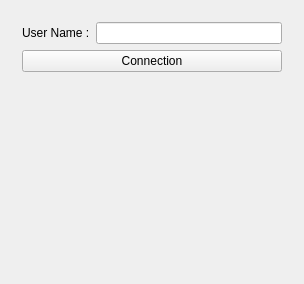
<?xml version="1.0" encoding="UTF-8"?>
<ui version="4.0">
 <class>Widget</class>
 <widget class="QWidget" name="Widget">
  <property name="geometry">
   <rect>
    <x>0</x>
    <y>0</y>
    <width>304</width>
    <height>284</height>
   </rect>
  </property>
  <property name="windowTitle">
   <string>My_Msn</string>
  </property>
  <layout class="QVBoxLayout" name="verticalLayout">
   <item>
    <widget class="QStackedWidget" name="stackedWidget">
     <property name="currentIndex">
      <number>1</number>
     </property>
     <widget class="QWidget" name="page">
      <layout class="QVBoxLayout" name="verticalLayout_2">
       <item>
        <widget class="QTextEdit" name="textEdit">
         <property name="enabled">
          <bool>true</bool>
         </property>
         <property name="readOnly">
          <bool>true</bool>
         </property>
        </widget>
       </item>
       <item>
        <layout class="QHBoxLayout" name="horizontalLayout">
         <item>
          <widget class="QLineEdit" name="lineEdit"/>
         </item>
         <item>
          <widget class="QPushButton" name="pushButton_send">
           <property name="text">
            <string>Envoyer</string>
           </property>
          </widget>
         </item>
        </layout>
       </item>
      </layout>
      <zorder>textEdit</zorder>
      <zorder></zorder>
     </widget>
     <widget class="QWidget" name="page_2">
      <layout class="QVBoxLayout" name="verticalLayout_3">
       <item>
        <layout class="QHBoxLayout" name="horizontalLayout_2">
         <item>
          <widget class="QLabel" name="label_Username">
           <property name="text">
            <string>User Name :</string>
           </property>
          </widget>
         </item>
         <item>
          <widget class="QLineEdit" name="lineEdit_Username"/>
         </item>
        </layout>
       </item>
       <item>
        <widget class="QPushButton" name="pushButton_Connect">
         <property name="text">
          <string>Connection</string>
         </property>
        </widget>
       </item>
       <item>
        <spacer name="verticalSpacer">
         <property name="orientation">
          <enum>Qt::Vertical</enum>
         </property>
         <property name="sizeHint" stdset="0">
          <size>
           <width>20</width>
           <height>40</height>
          </size>
         </property>
        </spacer>
       </item>
      </layout>
     </widget>
    </widget>
   </item>
  </layout>
 </widget>
 <layoutdefault spacing="6" margin="11"/>
 <resources/>
 <connections>
  <connection>
   <sender>lineEdit</sender>
   <signal>returnPressed()</signal>
   <receiver>pushButton_send</receiver>
   <slot>click()</slot>
   <hints>
    <hint type="sourcelabel">
     <x>233</x>
     <y>264</y>
    </hint>
    <hint type="destinationlabel">
     <x>310</x>
     <y>265</y>
    </hint>
   </hints>
  </connection>
  <connection>
   <sender>lineEdit_Username</sender>
   <signal>returnPressed()</signal>
   <receiver>pushButton_Connect</receiver>
   <slot>click()</slot>
   <hints>
    <hint type="sourcelabel">
     <x>206</x>
     <y>136</y>
    </hint>
    <hint type="destinationlabel">
     <x>212</x>
     <y>267</y>
    </hint>
   </hints>
  </connection>
 </connections>
</ui>
